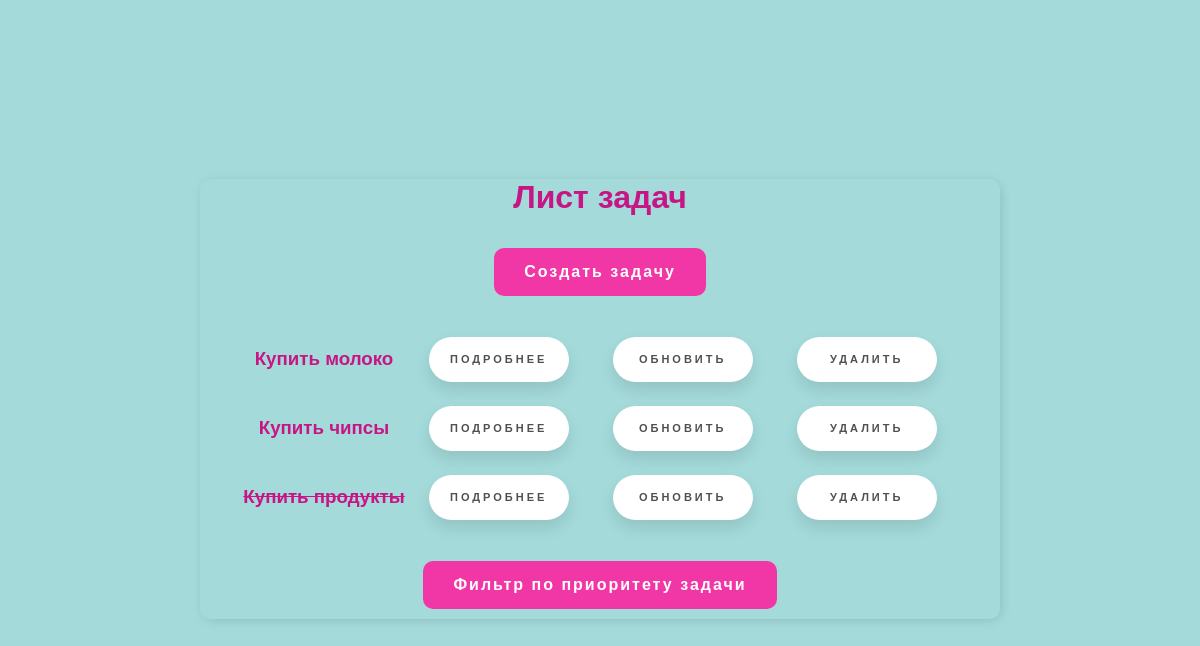
/, run on an earlier commit of the app's database.
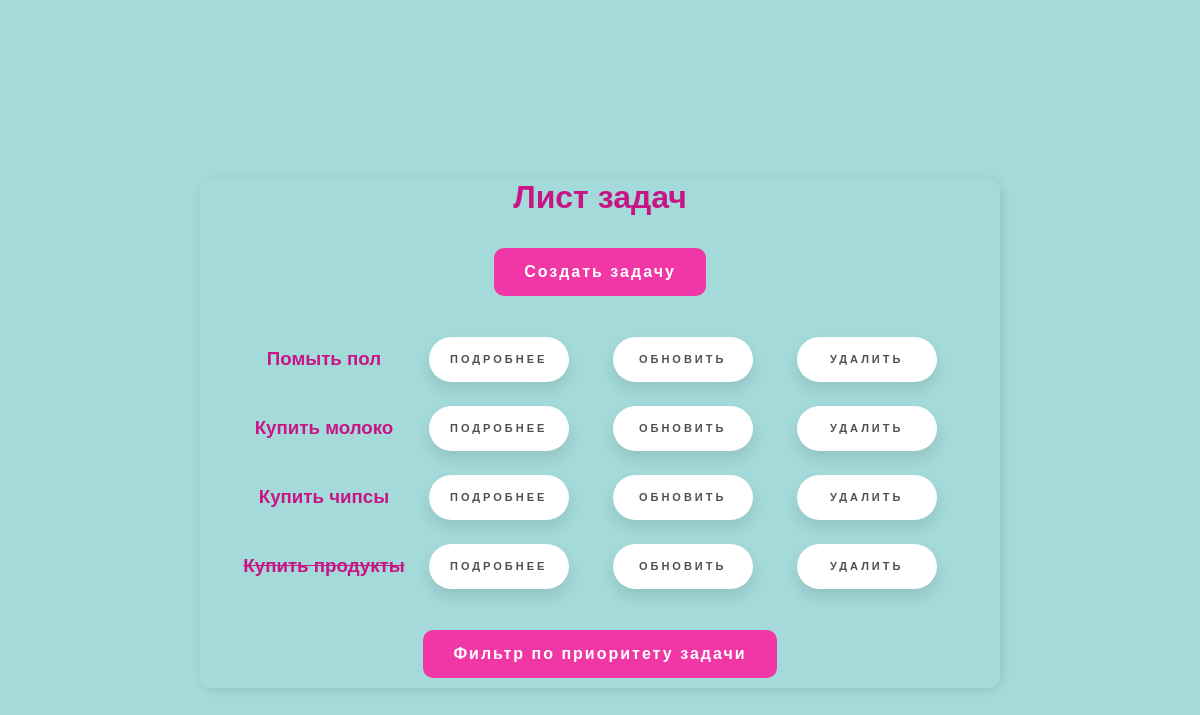
And on a later commit of the database.
### todoapp/models.py (models this page shows, shortened)
class Task(models.Model):
    title = models.CharField('Название', max_length=200)
    description = models.TextField('Описание', null=True, blank=True)
    complete = models.BooleanField('Выполнение', default=False)
    created = models.DateTimeField('Создана', auto_now_add=True)
    PRIORITY_CHOISES = (('Высокий', 'Высокий'), ('Средний', 'Средний'), ('Низкий', 'Низкий'))
    priority = models.CharField('Приоритет', max_length=10, choices=PRIORITY_CHOISES, null=True)
    class Meta:
        ordering = ['priority']

### todoapp/views.py (the view)
# urls.py: path('', TaskList.as_view(), name='tasklist'),
class TaskList(ListView):
    model = Task
    context_object_name = 'tasks'

### todoapp/templates/todoapp/task_list.html
{% extends 'todoapp/main.html' %}
{% block content %}
<center><h1>Лист задач</h1></center>
<center><td><a href="{% url 'taskcreate' %}" class="glow-button">Создать задачу</a></td></center><br>
<center><table>
    {% for task in tasks %}
        {% if task.complete %}
            <tr>
                <th><h3><s>{{task.title}}</s></h3></th>
        {% else %}
                <th><h3>{{task.title}}</h3></th>
        {% endif %}
                <td><a href="{% url 'taskdetail' task.id %}" class="floating-button">Подробнее</a></td>
                <td><a href="{% url 'taskupdate' task.id %}" class="floating-button">Обновить</a></td>
                <td><a href="{% url 'taskdelete' task.id %}" class="floating-button">Удалить</a></td>
            </tr>
    {% empty %}
    <h3>Нет задач</h3>
    {% endfor %}
</table>
</center><br>
<center><a href="filter_form" class="glow-button">Фильтр по приоритету задачи</a></center>
{% endblock content %}

What changed in the data, as far as the page shows it:
added Task: title "Помыть пол"
